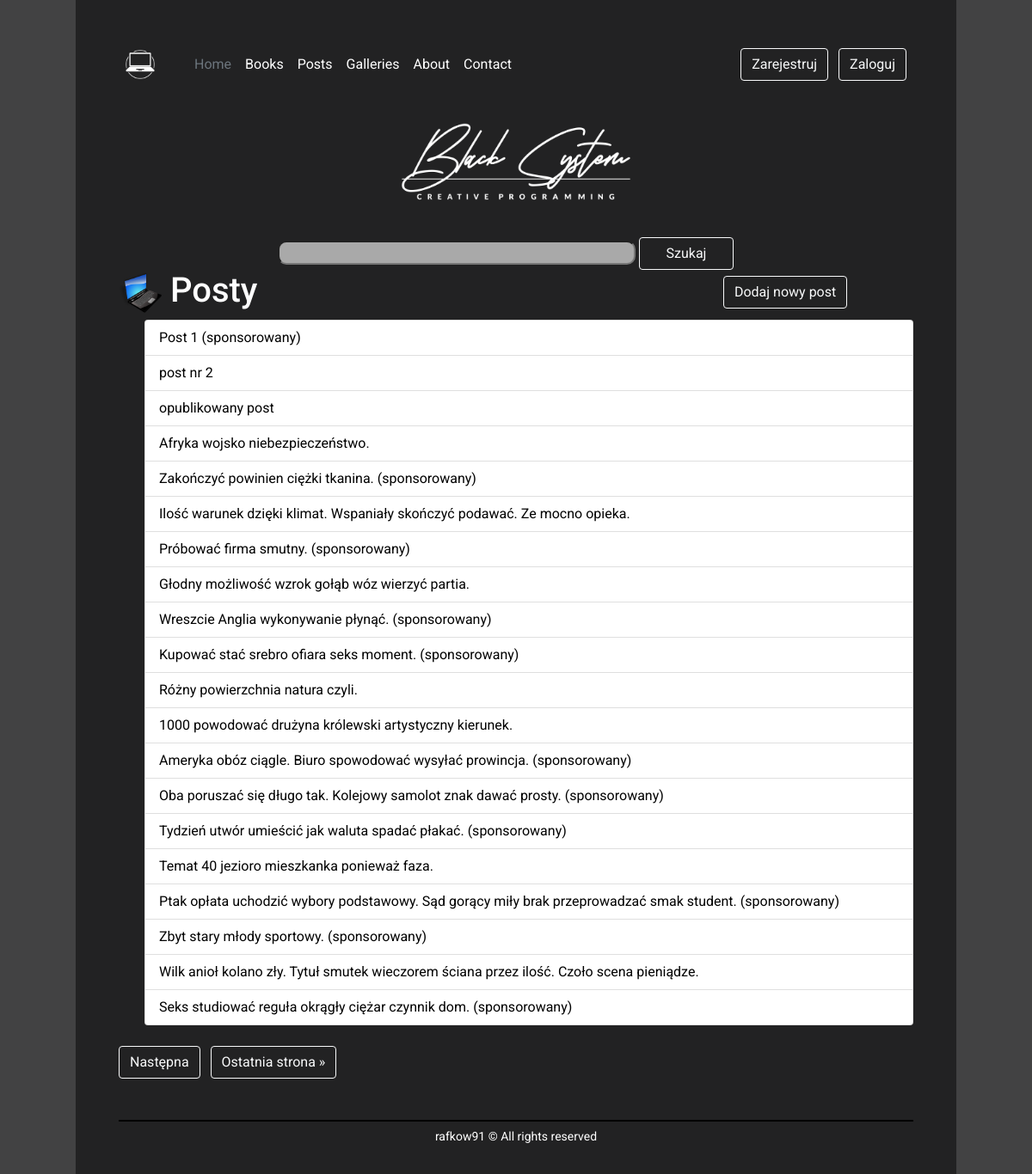
/posts/, run on the app's committed database.
### posts/models.py (models this page shows)
class Post(Timestamped):
    title = models.CharField(max_length=255)
    content = models.TextField()
    published = models.BooleanField(default=False)
    sponsored = models.BooleanField(default=False)
    author = models.ForeignKey('auth.User', on_delete=models.CASCADE, related_name='posts')
    tags = models.ManyToManyField('tags.Tag', related_name='posts', blank=True)
    image_file = ImageField(upload_to='posts/%Y/%m/%d/', blank=True, null=True)
    def __str__(self):
        return f'{self.title}'

### posts/views.py (the view)
# urls.py: path('', posts_list, name='list'),
def posts_list(request):
    posts = Post.objects.filter(published=True)
    q = request.GET.get('q')
    if q:
        posts = posts.filter(title__icontains=q)
    paginator = Paginator(posts, 20)
    page_number = request.GET.get('page')
    post_list = paginator.get_page(page_number)
    context = {'post_list': post_list}
    return render(request, 'posts/list.html', context)

### posts/templates/posts/list.html (shortened to what this page needs)
{% extends 'base.html' %}
{% load static %}
{% block style %}
<link href="{% static 'posts/css/style.css' %}" rel="stylesheet" type="text/css">
{% endblock %}
{% block main %}
<div style="width: 60%; margin: 0 auto">
    <form>
        <input class="darkgrey-rounded" id="q" name="q" style="width: 75%; display: inline-block" type="text">
        <input class="btn btn-outline-light me-2" style="width: 20%; display: inline-block; align-items: end" type="submit"
                   value="Szukaj">
    </form>
</div>
<h1>
    <div style="width: 75%; display: inline-block">
        <img alt="Logo kategorii" class="logo" src="{% static 'posts/img/posts_logo.png' %}">
        Posty
    </div>
    <div class="text-end" style="display: inline-block">
        <a class="btn btn-outline-light me-2" href="/posts/add">
            Dodaj nowy post
        </a>
    </div>
</h1>
<ul class="list-group">
    {% for post in post_list %}
    <li class="list-group-item">
        <a href="{% url 'posts:details' post.id %}">
            {{ post }}
            {% if post.sponsored %}
            (sponsorowany)
            {% endif %}
        </a>
        {% endfor %}
</ul>
<br>
<div class="pagination" style="margin: 0 auto">
    <span class="step-links">
        {% if post_list.has_next %}
        <a class="btn btn-outline-light me-2" href="?page={{ post_list.next_page_number }}">Następna</a>
        <a class="btn btn-outline-light me-2" href="?page={{ post_list.paginator.num_pages }}">Ostatnia strona &raquo;</a>
        {% endif %}
    </span>
</div>
<br>
{% endblock %}

### main/static/main/css/style.css (style rules this page uses)
* { margin: 0; padding: 0; }
body { max-width: 1024px; margin: 0 auto; background-color: #424243; font-family: 'Roboto', sans-serif; }
img.logo { width: 50px; }
ul { margin-left: 30px; }
main a { text-decoration: none; color: white; }

### posts/static/posts/css/style.css (style rules this page uses)
li a { text-decoration-line: none; color: black; }
.darkgrey-rounded { background-color: darkgrey; border-radius: 10px; padding: 0 10px; }

### data on the page
Post: title "Post 1", sponsored "(sponsorowany)"
Post: title "post nr 2"
Post: title "opublikowany post"
Post: title "Afryka wojsko niebezpieczeństwo."
Post: title "Zakończyć powinien ciężki tkanina.", sponsored "(sponsorowany)"
Post: title "Ilość warunek dzięki klimat. Wspaniały skończyć podawać. Ze mocno opieka."
Post: title "Próbować firma smutny.", sponsored "(sponsorowany)"
Post: title "Głodny możliwość wzrok gołąb wóz wierzyć partia."
Post: title "Wreszcie Anglia wykonywanie płynąć.", sponsored "(sponsorowany)"
Post: title "Kupować stać srebro ofiara seks moment.", sponsored "(sponsorowany)"
Post: title "Różny powierzchnia natura czyli."
Post: title "1000 powodować drużyna królewski artystyczny kierunek."
Post: title "Ameryka obóz ciągle. Biuro spowodować wysyłać prowincja.", sponsored "(sponsorowany)"
Post: title "Oba poruszać się długo tak. Kolejowy samolot znak dawać prosty.", sponsored "(sponsorowany)"
Post: title "Tydzień utwór umieścić jak waluta spadać płakać.", sponsored "(sponsorowany)"
Post: title "Temat 40 jezioro mieszkanka ponieważ faza."
Post: title "Ptak opłata uchodzić wybory podstawowy. Sąd gorący miły brak przeprowadzać smak student.", sponsored "(sponsorowany)"
Post: title "Zbyt stary młody sportowy.", sponsored "(sponsorowany)"
Post: title "Wilk anioł kolano zły. Tytuł smutek wieczorem ściana przez ilość. Czoło scena pieniądze."
Post: title "Seks studiować reguła okrągły ciężar czynnik dom.", sponsored "(sponsorowany)"
